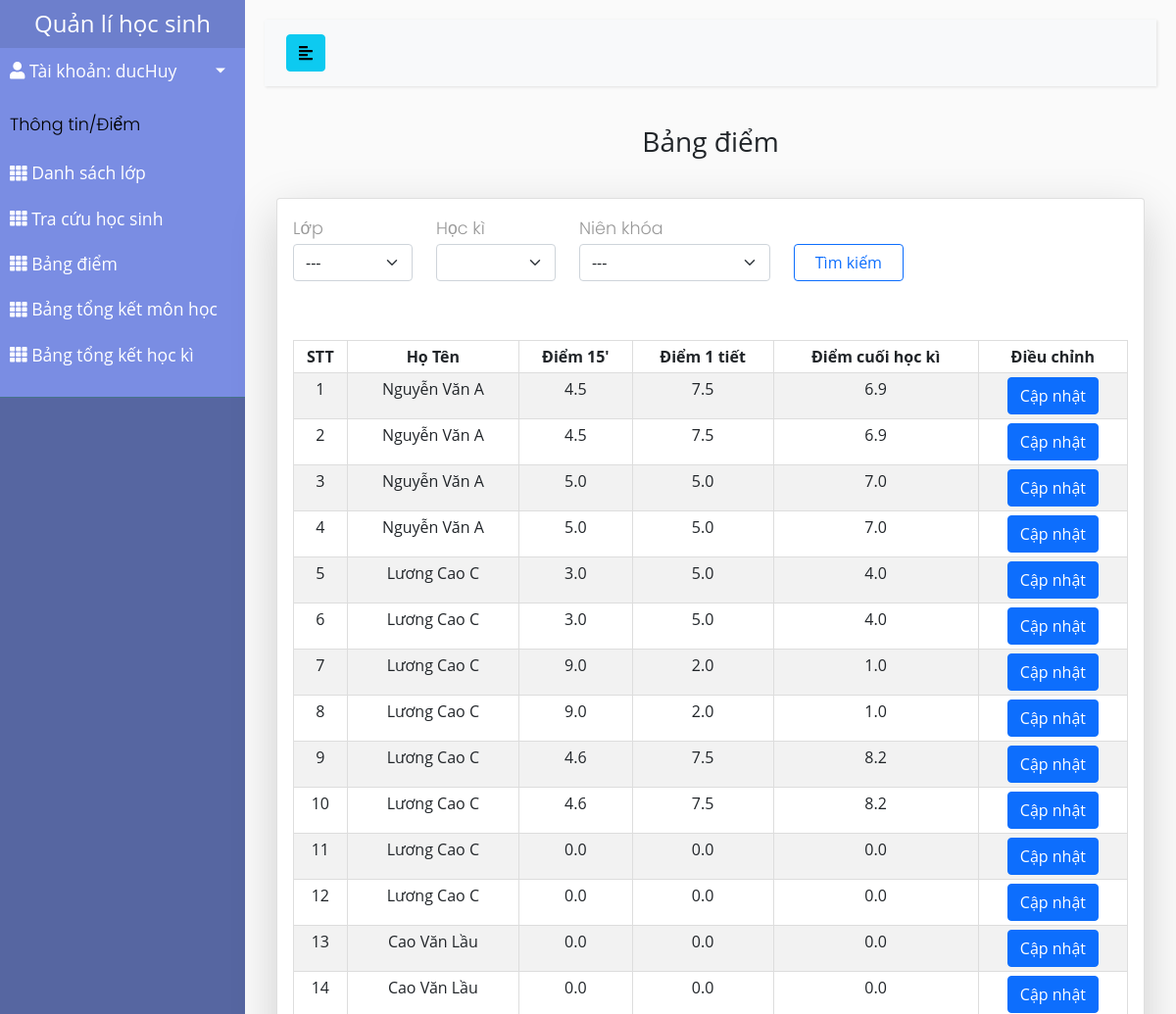
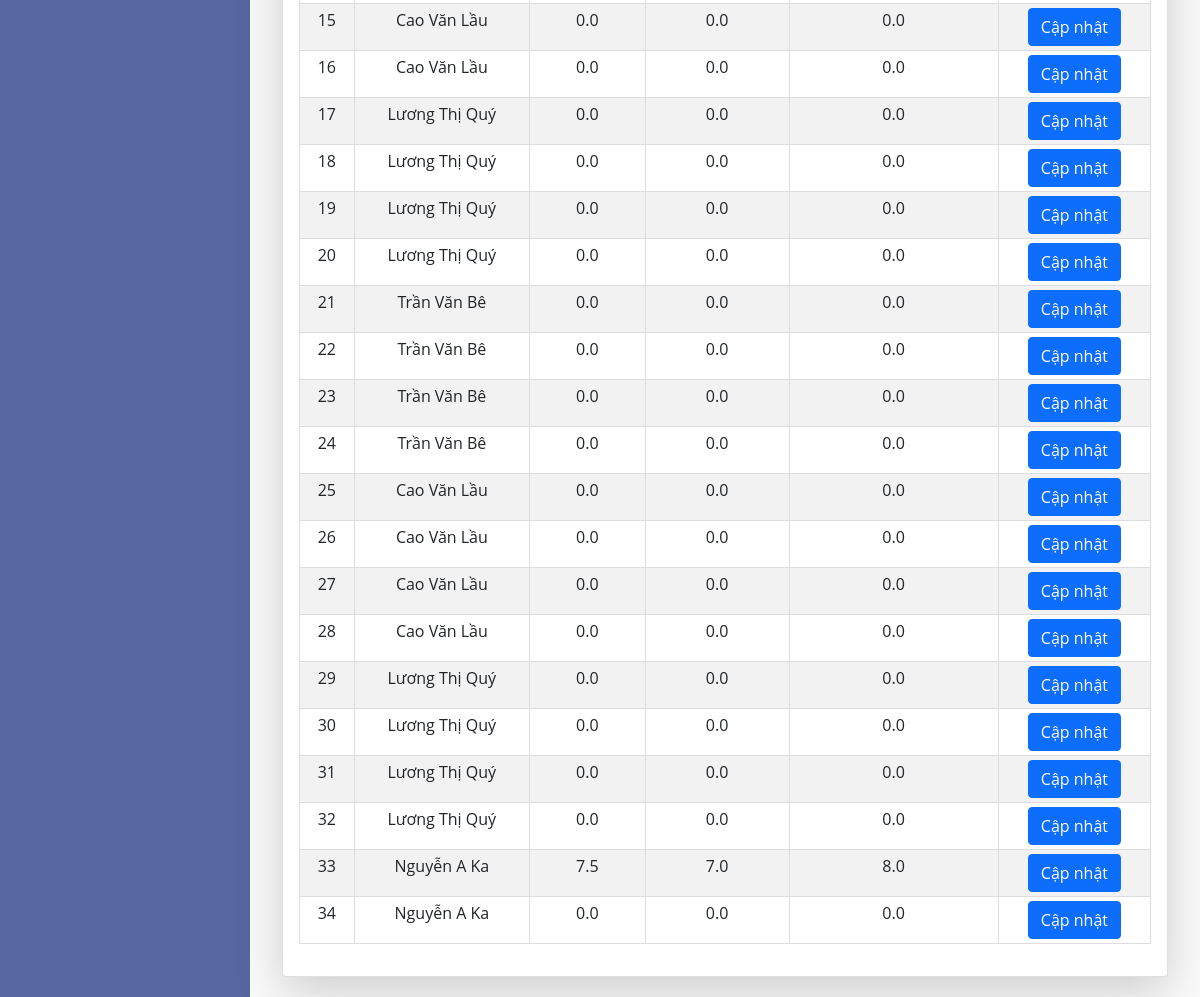
/bangdiemGV/ (signed in), run on the app's committed database (2 pictures, top to bottom).
### studentMan/models.py (models this page shows, shortened)
class CustomUser(AbstractUser):
    USER_TYPE = (('1', "Admin"), ('2', "Teacher"), ('3', "Student"))
    SEX_CATELOGY = [("1", "Nam"), ("0", "Nữ")]
    now = datetime.now().strftime('%Y-%m-%d')
    username = models.CharField(max_length=200, unique=True)
    role = models.CharField(default='1', choices=USER_TYPE, max_length=1)
    is_active = models.BooleanField(default=True)
    is_staff = models.BooleanField(default=False)
    is_superuser = models.BooleanField(default=False)
    name = models.CharField(default='', max_length=200)
    dateOfBirth = models.DateTimeField(default=datetime.strptime(now,'%Y-%m-%d'))
    sex = models.CharField(default='1', choices=SEX_CATELOGY,max_length=1)
    phone = models.CharField(default='', max_length=20)
    email = models.EmailField(default='')
    address = models.TextField(default='')
    USERNAME_FIELD = "username"
    REQUIRED_FIELDS = []
    objects = CustomUserManager()
    def __str__(self):
        return self.username

class Mark(models.Model):
    SEMESTER_CATEGORY = (
        ('1', '1'),
        ('2', '2')
    )
    student = models.ForeignKey(Student, on_delete=models.CASCADE)
    subject = models.ForeignKey(Subject, on_delete=models.CASCADE)
    semester_mark = models.CharField(max_length=200, null=False, choices=SEMESTER_CATEGORY)
    markFifteen = models.FloatField(null=True, blank=True)
    markOne = models.FloatField(null=True, blank=True)
    markFinal = models.FloatField(null=True, blank=True)

class Student(models.Model):
    user = models.OneToOneField(CustomUser, on_delete=models.CASCADE)
    classOfSchool = models.ManyToManyField(ClassOfSchool, blank=True)

### studentMan/decorators.py (the view)
        def wrapper_func(request, *args, **kwargs):
            role = CustomUser.objects.get(username=request.user.username).role
            if role:
                role = CustomUser.USER_TYPE[int(role) - 1][1]
            if role in allowed_roles:
                return view_func(request, *args, **kwargs)
            else:
                return HttpResponse('You are not authorized to view this page')

### studentMan/context_processors.py (called while the page is built)
def get_role(request):
    user = CustomUser.objects.filter(username=request.user.username)
    role = ""
    if len(user) != 0:
        role = CustomUser.USER_TYPE[int(user[0].role) - 1][1]
    return {'role': role}

### studentMan/views.py (called while the page is built)
@login_required(login_url='login')
@allowed_users(allowed_roles=['Teacher'])
def bangDiemGV(request):
    return bangDiemGVFilter(request, '---', '---', '---')

### studentMan/templates/teacher_template/bangDiemGV.html (shortened to what this page needs)
{% extends 'studentMan/base.html' %}
{% load static %}
{% block content %}
    <h3 class="label">Bảng điểm</h3>
    <div class="card card-body shadow-lg">
        <form method="get" class="main_form-header">
            <div class="main_form_class row">
                <div class="main_form_title col-lg-2">
                    <p>Lớp</p>
                </div>
                <div class="main_form_title col-lg-2">
                    <p>Học kì</p>
                </div>
                <div class="main_form_title col-lg-3">
                    <p>Niên khóa</p>
                </div>
            </div>
            <div class="main_form_class row">
                <div class="main_form_select col-lg-2">
                    <select id="class_select" class="form-select" aria-label="Default select example">
                        <option>---</option>
                    </select>
                </div>
                <div class="main_form_select col-lg-2">
                    <select id="semester_select" class="form-select" aria-label="Default select example">
                    </select>
                </div>
                <div class="main_form_select col-lg-3">
                    <select id="year_select" class="form-select" aria-label="Default select example">
                        <option>---</option>
                    </select>
                </div>
                <div class="col-lg-2">
                    <button id='search' type="button" class="btn btn-outline-primary col-lg-11">Tìm kiếm</button>
                </div>
            </div>
        </form>
        <table class="table table-sm">
            <tr>
                <th>STT</th>
                <th>Họ Tên</th>
                <th>Điểm 15'</th>
                <th>Điểm 1 tiết</th>
                <th>Điểm cuối học kì</th>
                <th>Điều chỉnh</th>
            </tr>
            {% for mark in marks %}
                <tr>
                    <td>{{ forloop.counter }}</td>
                    <td>{{mark.student.user.name}}</td>
                    <td>{{mark.markFifteen}}</td>
                    <td>{{mark.markOne}}</td>
                    <td>{{mark.markFinal}}</td>
                    <td>
                        <a href="{% url 'capNhatDiem' mark.id %}" class="btn btn-primary">Cập nhật</a>
                    </td>
                </tr>
            {% endfor %}
        </table>
    </div>
{% endblock content %}

### studentMan/templates/studentMan/sidebar_template.html (shortened to what this page needs)
{% load static %}
<aside>
    <div class="sidebar-header" style="padding: 10px 20px">
        <a href="{% url 'admin_home' %}" class="brand-link">
            <h4 class="HEADER" style="margin: 0">Quản lí học sinh</h4>
        </a>
    </div>
    <link rel="stylesheet" href="{% static './css/roles.css' %}">
    <nav>
        <ul class="list-unstyled components">
            <li class="info">
                <a href="#profileMunu" data-toggle="collapse" aria-expanded="false" class="dropdown-toggle mb-2">
                    <i class="nav-icon fas fa-user"></i>
                    Tài khoản: {{user}}
                </a>
            </li>
            <div class="sidebar-content"><p>Thông tin/Điểm</p></div>
            {% if role == 'Admin' or role == 'Teacher' %}
                <li>
                    {% url 'dsLop' as dsLop %}
                    <a href="{{ dsLop }}" class="{% if dsLop == request.path %} active {% endif %}">
                        <i class="nav-icon fas fa-th"></i>
                        <span>Danh sách lớp</span>
                    </a>
                </li>
            {%endif%}
            {% if role == 'Admin' or role == 'Teacher' %}
                <li>
                    {% url 'chonNienKhoaTraCuu' as chonNienKhoaTraCuu %}
                    <a href="{{ chonNienKhoaTraCuu }}"
                        class="{% if chonNienKhoaTraCuu == request.path %} active {% endif %}">
                        <i class="nav-icon fas fa-th"></i>
                        <span>
                    Tra cứu học sinh
                </span>
                    </a>
                </li>
            {% endif %}
            {% if role == 'Admin' %}
                <li>
                    {% url 'bangDiem' as bangDiem %}
                    <a href="{{ bangDiem }}"
                        class="{% if bangDiem == request.path %} active {% endif %}">
                        <i class="nav-icon fas fa-th"></i>
                        <span>
                        Bảng điểm
                    </span>
                    </a>
                </li>
            {% elif role == 'Teacher' %}
                <li>
                    {% url 'bangDiemGV' as bangDiemGV %}
                    <a href="{{ bangDiemGV }}">
                        <i class="nav-icon fas fa-th"></i>
                        <span>
                        Bảng điểm
                    </span>
                    </a>
                </li>
            {%endif%}
            {% if role == 'Admin' %}
            <li>
                <a href="#summarySubmenu" data-toggle="collapse" aria-expanded="false" class="dropdown-toggle">
                    <i class="nav-icon fas fa-th"></i>
                    <span>
                    Bảng tổng kết
                </span>
                </a>
                <ul class="collapse list-unstyled" id="summarySubmenu">
                    <li>
                        {% url 'baoCaoMH' as mon_hoc %}
                        <a href="{{ mon_hoc }}" class="{% if mon_hoc == request.path %} active {% endif %}">Môn
                            học</a>
                    </li>
                    <li>
                        {% url 'baoCaoHocKi' as hoc_ki %}
                        <a href="{{ hoc_ki }}" class="{% if hoc_ki == request.path %} active {% endif %}">Học kì</a>
                    </li>
                </ul>
            </li>
            {% else %}
            <li class="nav-item">
                {% url 'baoCaoMH' as mon_hoc %}
                <a href="{{ mon_hoc }}">
                    <i class="nav-icon fas fa-th"></i>
                    <span>Bảng tổng kết môn học</span>
                </a>
            </li>
            <li class="nav-item">
                {% url 'baoCaoHocKi' as hoc_ki %}
                <a href="{{ hoc_ki }}">
                    <i class="nav-icon fas fa-th"></i>
                    <span>Bảng tổng kết học kì</span>
                </a>
            </li>
            {%endif%}
        </ul>
    </nav>
</aside>

### static/css/styles.css (style rules this page uses)
body { font-family: "Open Sans", sans-serif; background: #fafafa; position: relative }
p { font-family: 'Poppins', sans-serif; font-size: 1.1em; font-weight: 300; line-height: 1.7em; color: #999; }
a, a:hover, a:focus { color: inherit; text-decoration: none; transition: all 0.3s; }
#sidebar .sidebar-header { padding: 20px; background: #6d7fcc; }
#sidebar .sidebar-content { color: #000; }
#sidebar ul.components { padding: 20px 0; border-bottom: 1px solid #47748b; }
#sidebar ul p { color: #000; padding: 10px; margin-bottom: 0; }
#sidebar ul li a { padding: 10px; font-size: 1.1em; display: block; }
a[data-toggle="collapse"] { position: relative; }
.dropdown-toggle::after { display: block; position: absolute; top: 50%; right: 20px; transform: translateY(-50%); }
#content .label { text-align: center; margin-bottom: 40px; }

### static/css/styles_table.css (style rules this page uses)
table, td, th { border: 1px solid #ddd; text-align: center; }
table { border-collapse: collapse; width: 100%; }
th, td { padding: 15px; }
tr:nth-child(even) { background-color: #f2f2f2; }
.main_form-header { margin-bottom: 60px; }
.main_form_title { display: flex; flex-direction: column; justify-content: center; }
.main_form_title p { margin: 0; }

### static/css/roles.css (style rules this page uses)
.HEADER { text-align: center; }
.list-unstyled.components { padding-top: 0 !important; background-color: #7A8DE3FF; }

### data on the page
CustomUser: username "ducHuy"
Mark: student.user.name "Nguyễn Văn A", markFifteen "4.5", markOne "7.5", markFinal "6.9"
Mark: student.user.name "Nguyễn Văn A", markFifteen "5.0", markOne "5.0", markFinal "7.0"
Mark: student.user.name "Lương Cao C", markFifteen "3.0", markOne "5.0", markFinal "4.0"
Mark: student.user.name "Lương Cao C", markFifteen "9.0", markOne "2.0", markFinal "1.0"
Mark: student.user.name "Lương Cao C", markFifteen "4.6", markOne "7.5", markFinal "8.2"
Mark: student.user.name "Lương Cao C", markFifteen "0.0", markOne "0.0", markFinal "0.0"
Mark: student.user.name "Cao Văn Lầu", markFifteen "0.0", markOne "0.0", markFinal "0.0"
Mark: student.user.name "Cao Văn Lầu", markFifteen "0.0", markOne "0.0", markFinal "0.0"
Mark: student.user.name "Lương Thị Quý", markFifteen "0.0", markOne "0.0", markFinal "0.0"
Mark: student.user.name "Lương Thị Quý", markFifteen "0.0", markOne "0.0", markFinal "0.0"
Mark: student.user.name "Trần Văn Bê", markFifteen "0.0", markOne "0.0", markFinal "0.0"
Mark: student.user.name "Trần Văn Bê", markFifteen "0.0", markOne "0.0", markFinal "0.0"
Mark: student.user.name "Cao Văn Lầu", markFifteen "0.0", markOne "0.0", markFinal "0.0"
Mark: student.user.name "Cao Văn Lầu", markFifteen "0.0", markOne "0.0", markFinal "0.0"
Mark: student.user.name "Lương Thị Quý", markFifteen "0.0", markOne "0.0", markFinal "0.0"
Mark: student.user.name "Lương Thị Quý", markFifteen "0.0", markOne "0.0", markFinal "0.0"
Mark: student.user.name "Nguyễn A Ka", markFifteen "7.5", markOne "7.0", markFinal "8.0"
Mark: student.user.name "Nguyễn A Ka", markFifteen "0.0", markOne "0.0", markFinal "0.0"
